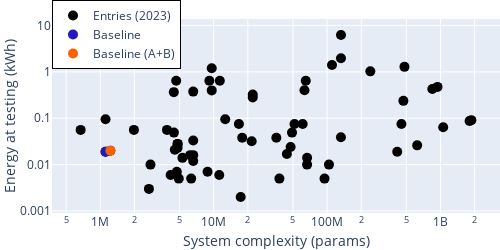

Write notebook code for a chart like this one.
### Markdown cell above
### Relation between system complexity and energy at testing

### Code cell
# Define the variables for the scatter plot.
y = 'energy_test_normalized'         # Y-axis data column

# Define labels for the x and y axes.
y_axes_lab = 'Energy at testing (kWh)'

# Create a scatter plot using the 'scatter_all' function, but don't display it immediately (show=False).
fig = scatter_all(df_only_23, x, y, x_axes_lab, y_axes_lab, code, add_base=True, show=False)

# Update the layout of the figure to customize legend, axis titles, dimensions, and margins.
fig.update_layout(
    legend=dict(
        x=0.00,                    # Adjust the x-coordinate to position the legend horizontally
        y=1.1,                       # Adjust the y-coordinate to position the legend vertically
        bordercolor="black",       # Set the border color (you can use any valid color)
        borderwidth=1,             # Set the border width
    )
)

fig.update_layout(
    xaxis=dict(
        title_standoff=10,          # Remove spacing between label and axis
    ),
    yaxis=dict(
        title_standoff=10,          # Remove spacing between label and axis
    ),
    width=width,                    # Adjust the width as needed
    height=height,                  # Adjust the height as needed
    margin=dict(l=0, r=0, t=0, b=0.5),  # Set margins for the plot
)

# Display the figure.
fig.show()

# Specify the directory for saving the figure and the file name.
file_name = os.path.join(fig_dir, 'sc_ete.png')

# Save the figure to the specified file with a defined format and scaling.
pio.write_image(fig, file_name, format=file_format, scale=3)

### Figure 1 — Plotly figure (JSON) as saved in the notebook; plotly's stock layout.template omitted (floating-point values rounded to 4 significant figures)
{"data": [{"marker": {"color": "black", "size": 10}, "mode": "markers", "name": "Entries (2023)", "text": ["Baseline_task4a_1", "Baseline_task4a_2", "Li_USTC_task4a_5", "Li_USTC_task4a_7", "Liu_NSYSU_task4_3", "Liu_NSYSU_task4_4", "Liu_NSYSU_task4_7", "Lee_CAU_task4A_1", "Lee_CAU_task4A_2", "Cheimariotis_DUTH_task4a_1", "Cheimariotis_DUTH_task4a_2", "Chen_CHT_task4_1", "Chen_CHT_task4_2", "Xiao_FMSG_task4a_1", "Xiao_FMSG_task4a_2", "Xiao_FMSG_task4a_3", "Xiao_FMSG_task4a_4", "Guan_HIT_task4a_3", "Wang_XiaoRice_task4a_1", "Zhang_IOA_task4_5", "Zhang_IOA_task4_6", "Zhang_IOA_task4_7", "Wu_NCUT_task4a_1", "Barahona_AUDIAS_task4a_1", "Barahona_AUDIAS_task4a_3", "Gan_NCUT_task4_1", "Liu_SRCN_task4a_4", "Kim_GIST-HanwhaVision_task4a_1", "Kim_GIST-HanwhaVision_task4a_2", "Kim_GIST-HanwhaVision_task4a_3", "Wenxin_TJU_task4a_5", "Wenxin_TJU_task4a_7", "Li_USTC_task4a_1", "Li_USTC_task4a_2", "Liu_NSYSU_task4_1", "Liu_NSYSU_task4_2", "Liu_NSYSU_task4_5", "Chen_CHT_task4_3", "Chen_CHT_task4_4", "Xiao_FMSG_task4a_5", "Xiao_FMSG_task4a_6", "Xiao_FMSG_task4a_7", "Xiao_FMSG_task4a_8", "Guan_HIT_task4a_1", "Guan_HIT_task4a_2", "Guan_HIT_task4a_5", "Wang_XiaoRice_task4a_2", "Wang_XiaoRice_task4a_3", "Zhang_IOA_task4_1", "Zhang_IOA_task4_2", "Zhang_IOA_task4_3", "Wu_NCUT_task4a_2", "Wu_NCUT_task4a_3", "Barahona_AUDIAS_task4a_5", "Barahona_AUDIAS_task4a_7", "Gan_NCUT_task4_2", "Gan_NCUT_task4_3", "Liu_SRCN_task4a_1", "Liu_SRCN_task4a_2", "Liu_SRCN_task4a_3", "Kim_GIST-HanwhaVision_task4a_4", "Kim_GIST-HanwhaVision_task4a_5", "Kim_GIST-HanwhaVision_task4a_6", "Wenxin_TJU_task4a_1", "Wenxin_TJU_task4a_2", "Wenxin_TJU_task4a_3"], "type": "scatter", "x": [1112420, 1227236, 103884000, 2684000, 6600000, 22100000, 22100000, 6200000, 6600000, 6600000, 6600000, 4920104, 6329384, 2770884, 8832068, 4729412, 4171844, 4460124, 671000, 11325746, 9160520, 4670390, 17307000, 1112420, 12637170, 11200000, 5300000, 4542556, 4804956, 4804956, 47700000, 44200000, 623304000, 415536000, 132600000, 132600000, 110500000, 37976304, 94940760, 21629908, 51596456, 16687376, 60916904, 17840496, 35680992, 49061364, 3873000, 1979000, 240652180, 64870560, 481304360, 66637000, 66637000, 4449680, 63185850, 132500000, 452500000, 1804800000, 1057200000, 1872000000, 4804956, 9609912, 9609912, 942000000, 471000000, 847800000], "xaxis": "x", "y": [0.019, 0.02, 0.01, 0.003, 0.016, 0.325, 0.279, 0.016, 0.012, 0.033, 0.375, 0.005, 0.005, 0.01, 0.007, 0.007, 0.006, 0.049, 0.056, 0.64, 0.64, 0.64, 0.002, 0.095, 0.095, 0.006, 0.014, 0.021, 0.028, 0.023, 0.024, 0.017, 0.026, 0.019, 6.24, 1.957, 1.399, 0.005, 0.005, 0.032, 0.075, 0.075, 0.075, 0.038, 0.038, 0.049, 0.056, 0.056, 1.024, 0.64, 1.28, 0.01, 0.014, 0.365, 0.4, 0.039, 0.075, 0.087, 0.064, 0.091, 0.028, 1.195, 0.398, 0.474, 0.237, 0.427], "yaxis": "y"}, {"marker": {"color": "#231AB9", "size": 10}, "mode": "markers", "name": "Baseline", "text": "Baseline", "type": "scatter", "x": [1112420], "xaxis": "x", "y": [0.019], "yaxis": "y"}, {"marker": {"color": "#FE6100", "size": 10}, "mode": "markers", "name": "Baseline (A+B)", "text": "Baseline (A+B)", "type": "scatter", "x": [1227236], "xaxis": "x", "y": [0.02], "yaxis": "y"}], "layout": {"height": 250, "legend": {"bordercolor": "black", "borderwidth": 1, "x": 0, "y": 1.1}, "margin": {"b": 0.5, "l": 0, "r": 0, "t": 0}, "showlegend": true, "title": {"x": 0.23}, "width": 500, "xaxis": {"anchor": "y", "autorange": true, "domain": [0, 1], "range": [5.573, 9.526], "title": {"standoff": 10, "text": "System complexity (params)"}, "type": "log"}, "yaxis": {"anchor": "x", "autorange": true, "domain": [0, 1], "range": [-3.042, 1.138], "title": {"standoff": 10, "text": "Energy at testing (kWh)"}, "type": "log"}}}
